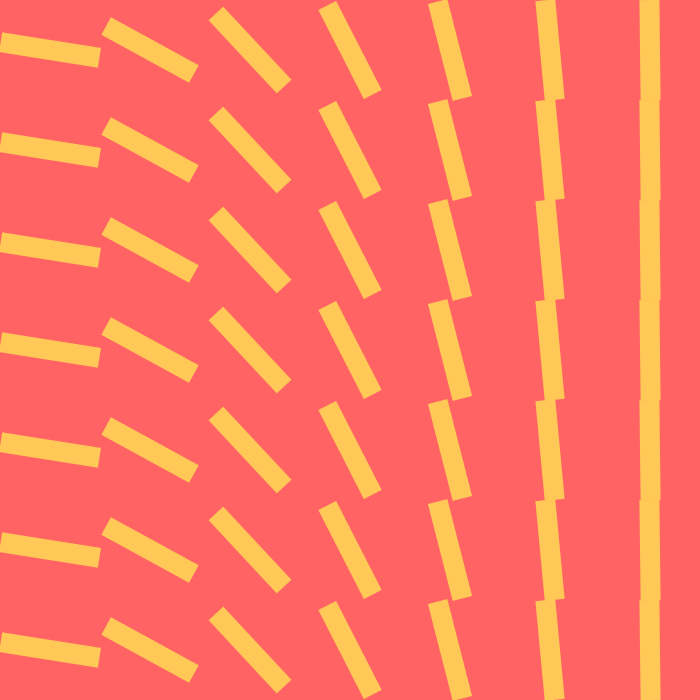
Frame 1 (no input)
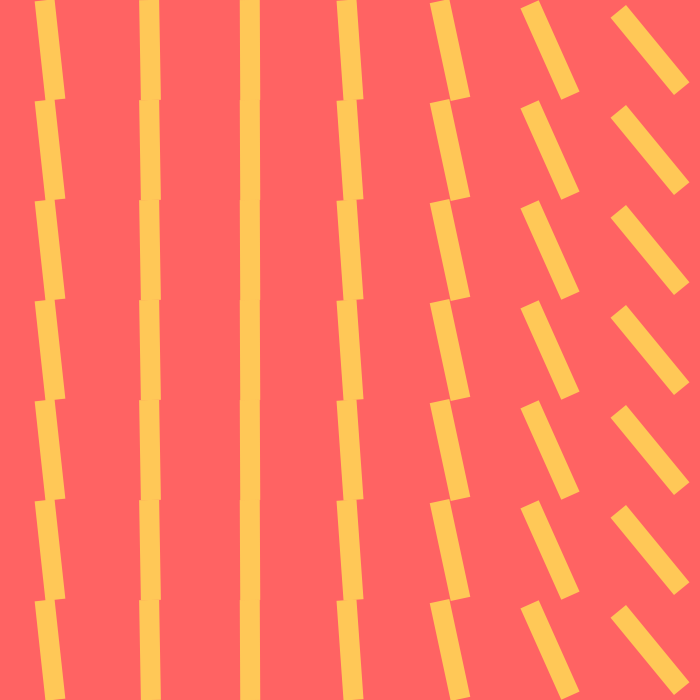
Frame 60 (the mouse pressed at the canvas centre just before this capture)
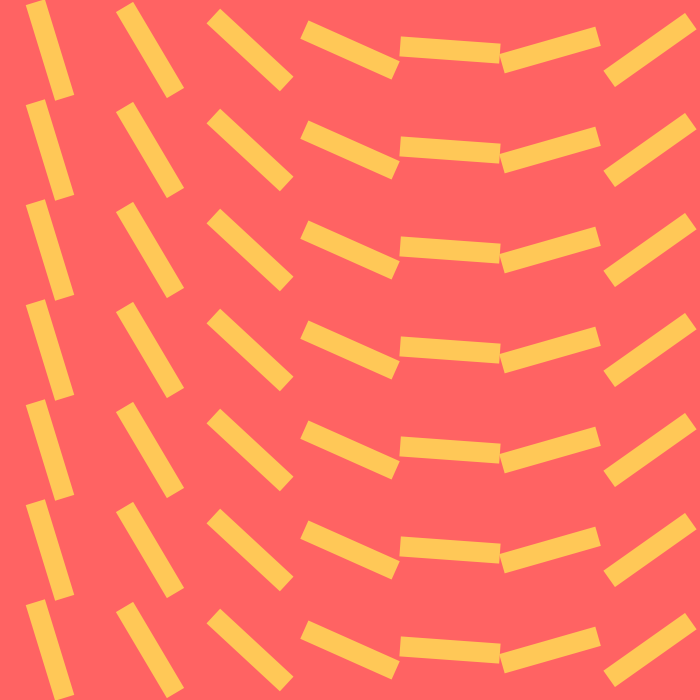
Frame 120 (the mouse held since frame 60 and released just before this capture)

The Processing sketch that drew these frames (run headless with seeded random() and noise(); from frame 60 on, the mouse is pressed at the canvas centre):

// Processing sketch: Practice_12_Rotating_Rect
// ── Practice_12_Rotating_Rect.pde
void setup() {
  size(700, 700);
  noStroke();  
}

void draw() {
 background (255, 99,99);
 fill(#FFC857);
 
 for (int i = 0; i < 7; i++) {
   for(int j = 0; j < 7; j++) {
     
     pushMatrix();
     translate(50 + i * 100, 50 + j * 100);
     
     float ratio = i/7.0;
     float angle = sin(millis() / 1000.0 + ratio * PI/2) * PI/2;
     
     rotate (angle);
     rectMode(CENTER);
     
     rect(0, 0, 100, 20);
     
     popMatrix();
   }
 }
}
